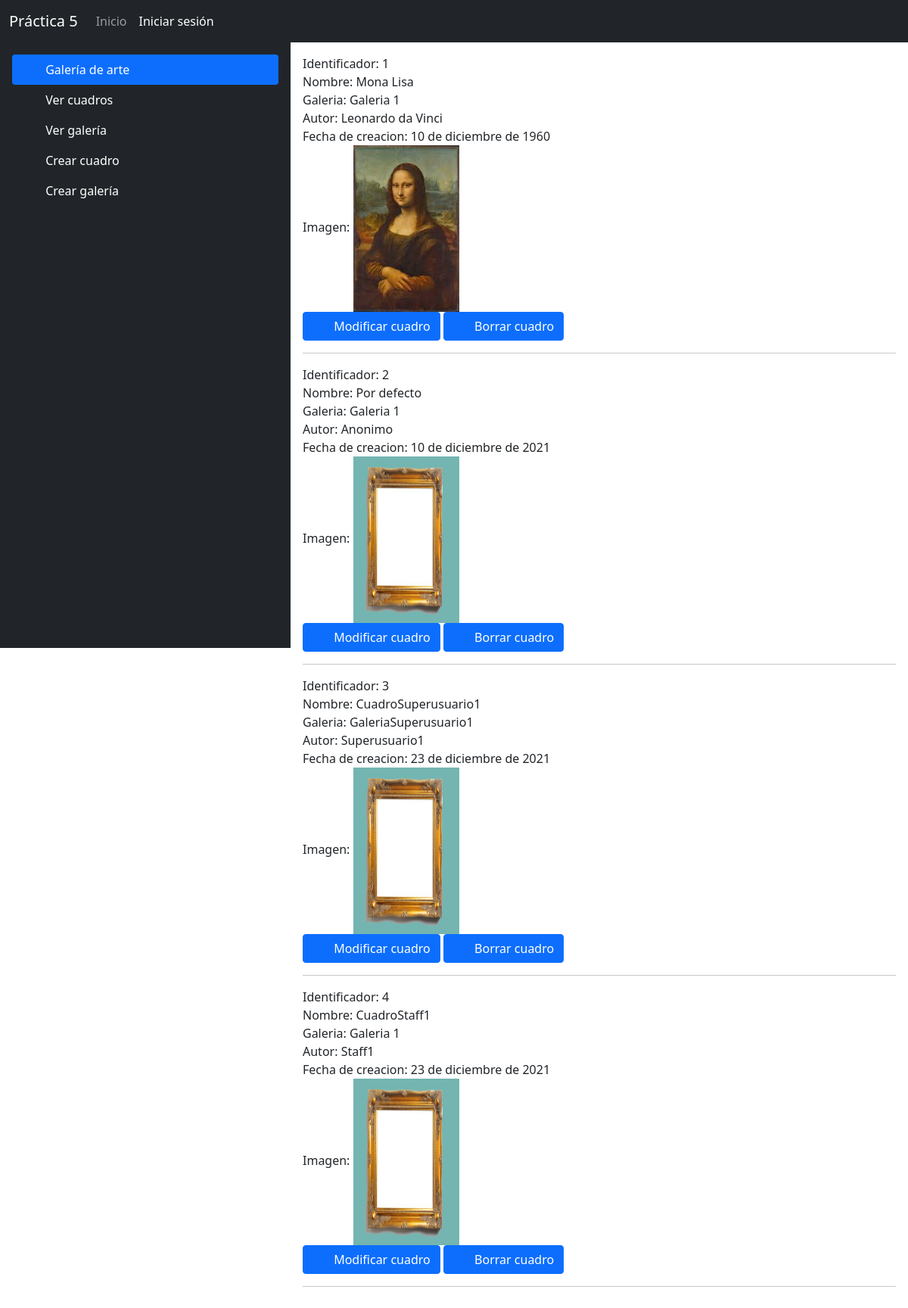
Page /ver_cuadro on the committed database.
### galerias/models.py (models this page shows)
class Cuadro(models.Model):
    nombre = models.CharField(max_length=100)
    galeria = models.ForeignKey(Galeria, on_delete=models.CASCADE)
    autor = models.CharField(max_length=100)
    fecha_creacion = models.DateField(default=timezone.now)
    imagen = models.ImageField(default='default.jpg') # imagen del cuadro

class Galeria(models.Model):
    nombre = models.CharField(max_length=200)
    direccion = models.CharField(max_length=100)
    def __str__(self):
        return self.nombre

### galerias/views.py (the view)
# urls.py: path('ver_cuadro', views.ver_cuadro, name="ver_cuadro"),
def ver_cuadro(request):
    cuadros = Cuadro.objects.all()
    return render(request, 'ver_cuadro.html', {"cuadros":cuadros})

### galerias/templates/ver_cuadro.html
{% extends 'index.html' %}
{% load static %}
{% block contenido %}
    {% for cuadro in cuadros %}
        Identificador: {{ cuadro.id }}
        <br>
        Nombre: {{ cuadro.nombre }}
        <br>
        Galeria: {{ cuadro.galeria }}
        <br>
        Autor: {{ cuadro.autor }}
        <br>
        Fecha de creacion: {{ cuadro.fecha_creacion }}
        <br>
        Imagen: <img src="{{ cuadro.imagen.url }}" width="140" height="220" alt="{{ cuadro.imagen.url }}"/>
        <br>
        <a href="./modificar_cuadro/{{ cuadro.id }}" class="btn btn-primary">
            <svg class="bi me-2" width="16" height="16"></svg>
            Modificar cuadro
        </a>
        <a href="./borrar_cuadro/{{ cuadro.id }}" class="btn btn-primary">
            <svg class="bi me-2" width="16" height="16"></svg>
            Borrar cuadro
        </a>
        <hr>
    {% endfor %}
{% endblock %}

### galerias/templates/index.html (shortened to what this page needs)
<!DOCTYPE html>
<html>
    <head>
        <link rel="stylesheet" href="https://cdn.jsdelivr.net/npm/bootstrap@5.1.3/dist/css/bootstrap.min.css" rel="stylesheet">
        {% load static %}
    </head>
    <body>
        <header>
            <nav class="navbar navbar-expand-md navbar-dark bg-dark">
                <div class="container-fluid">
                    <div class="navbar-header">
                        <a class="navbar-brand" href="{% url 'index' %}">
                            Práctica 5
                        </a>
                    </div>
                    <div class="collapse navbar-collapse" id="navbarCollapse">
                        <ul class="nav navbar-nav me-auto mb-2 mb-md-0">
                            <li class="active">
                                <a class="nav-link" href="{% url 'index' %}">Inicio</a>
                            </li>
                            {% if request.user.is_authenticated %}
                                <li>
                                    <a href="{% url 'account_logout' %}" class="nav-link text-white">Cerrar sesión</a>
                                </li>
                            {% else %}
                                <li>
                                    <a href="{% url 'account_login' %}" class="nav-link text-white">Iniciar sesión</a>
                                </li>
                            {% endif %}
                        </ul>
                    </div>
                </div>
            </nav>
        </header>
        <div class="container-fluid" id="cuerpo">
            <div class="row" >
                <div class="col px-0" id="menu_vertical">
                    <div class="d-flex flex-column flex-shrink-0 p-3 text-white bg-dark min-vh-100">
                        <ul class="nav nav-pills flex-column mb-auto">
                            <li class="nav-item">
                                <a href="{% url 'index' %}" class="nav-link active" aria-current="page">
                                    <svg class="bi me-2" width="16" height="16"></svg>
                                    Galería de arte
                                </a>
                            </li>
                            <li>
                                <a href="{% url 'ver_cuadro' %}" class="nav-link text-white">
                                    <svg class="bi me-2" width="16" height="16"></svg>
                                    Ver cuadros
                                </a>
                            </li>
                            <li>
                                <a href="{% url 'ver_galeria' %}" class="nav-link text-white">
                                    <svg class="bi me-2" width="16" height="16"></svg>
                                    Ver galería
                                </a>
                            </li>
                            <li>
                                <a href="{% url 'crear_cuadro' %}" class="nav-link text-white">
                                    <svg class="bi me-2" width="16" height="16"></svg>
                                    Crear cuadro
                                </a>
                            </li>
                            <li>
                                <a href="{% url 'crear_galeria' %}" class="nav-link text-white">
                                    <svg class="bi me-2" width="16" height="16"></svg>
                                    Crear galería
                                </a>
                            </li>
                        </ul>
                    </div>
                </div>
                <div class="col-8 p-2 m-2" id="content">
                    <div id="contenido" >
                        {% block contenido %}{% endblock %}
                    </div>
                </div>
            </div>
        </div>
    </body>
</html>

### rows in the picture
Cuadro: id "1", nombre "Mona Lisa", galeria "Galeria 1", autor "Leonardo da Vinci", fecha_creacion "10 de diciembre de 1960", imagen (picture)
Cuadro: id "2", nombre "Por defecto", galeria "Galeria 1", autor "Anonimo", fecha_creacion "10 de diciembre de 2021", imagen (placeholder picture)
Cuadro: id "3", nombre "CuadroSuperusuario1", galeria "GaleriaSuperusuario1", autor "Superusuario1", fecha_creacion "23 de diciembre de 2021", imagen (placeholder picture)
Cuadro: id "4", nombre "CuadroStaff1", galeria "Galeria 1", autor "Staff1", fecha_creacion "23 de diciembre de 2021", imagen (placeholder picture)
